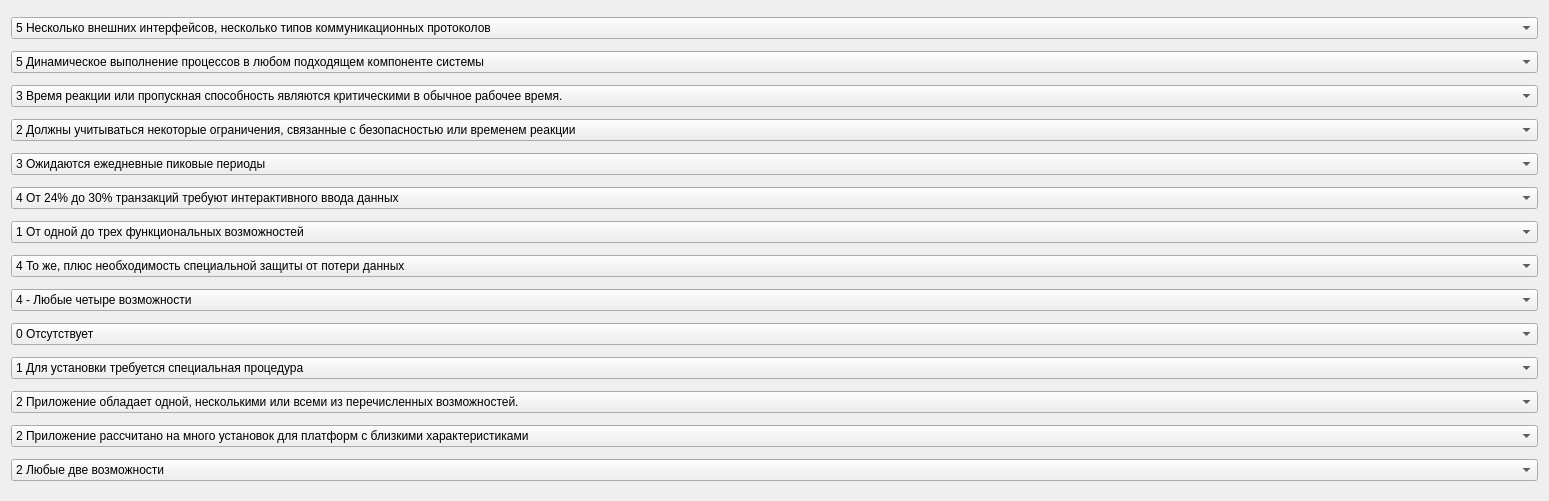
   <widget class="QWidget" name="verticalLayoutWidget">
    <property name="geometry">
     <rect>
      <x>40</x>
      <y>50</y>
      <width>71</width>
      <height>501</height>
     </rect>
    </property>
    <layout class="QVBoxLayout" name="verticalLayout">
     <item>
      <widget class="QComboBox" name="Data_trans">
       <property name="currentIndex">
        <number>5</number>
       </property>
       <item>
        <property name="text">
         <string>0 Полностью пакетная обработка на локальном ПК</string>
        </property>
       </item>
       <item>
        <property name="text">
         <string>1 Пакетная обработка, удаленный ввод данных или удаленная печать</string>
        </property>
       </item>
       <item>
        <property name="text">
         <string>2 Пакетная обработка, удаленный ввод данных и удаленная печать</string>
        </property>
       </item>
       <item>
        <property name="text">
         <string>3 Сбор данных в режиме &quot;онлайн&quot; или дистанционная обработка, связанная с пакетным процессом</string>
        </property>
       </item>
       <item>
        <property name="text">
         <string>4 Несколько внешних интерфейсов, один тип коммуникационного протокола</string>
        </property>
       </item>
       <item>
        <property name="text">
         <string>5 Несколько внешних интерфейсов, несколько типов коммуникационных протоколов</string>
        </property>
       </item>
      </widget>
     </item>
     <item>
      <widget class="QComboBox" name="Data_proc">
       <property name="currentIndex">
        <number>5</number>
       </property>
       <item>
        <property name="text">
         <string>0 Передача данных или процессов между компонентами системы отсутствует</string>
        </property>
       </item>
       <item>
        <property name="text">
         <string>1  Приложение готовит данные для обработки на ПК конечного пользователя</string>
        </property>
       </item>
       <item>
        <property name="text">
         <string>2 Данные готовятся для передачи, затем передаются и обрабатываются на другом компоненте системы (не на ПК конечного пользователя)</string>
        </property>
       </item>
       <item>
        <property name="text">
         <string>3 Распределенная обработка и передача данных в режиме «онлайн» только в одном направлении</string>
        </property>
       </item>
       <item>
        <property name="text">
         <string>4 Распределенная обработка и передача данных в режиме «онлайн» в обоих направлениях</string>
        </property>
       </item>
       <item>
        <property name="text">
         <string>5 Динамическое выполнение процессов в любом подходящем компоненте системы</string>
        </property>
       </item>
      </widget>
     </item>
     <item>
      <widget class="QComboBox" name="Performance">
       <property name="currentIndex">
        <number>3</number>
       </property>
       <item>
        <property name="text">
         <string>0 К системе не предъявляется специальных требований, касающихся производительности</string>
        </property>
       </item>
       <item>
        <property name="text">
         <string>1 Требования к производительности определены, но не требуется никаких специальных действий</string>
        </property>
       </item>
       <item>
        <property name="text">
         <string>2 Время реакции или пропускная способность являются критическими в пиковые периоды.</string>
        </property>
       </item>
       <item>
        <property name="text">
         <string>3 Время реакции или пропускная способность являются критическими в обычное рабочее время.</string>
        </property>
       </item>
       <item>
        <property name="text">
         <string>4 То же, кроме того, пользовательские требования к производительности достаточно серьезны, чтобы ее необходимо было анализировать на стадии проектирования</string>
        </property>
       </item>
       <item>
        <property name="text">
         <string>5 То же, кроме того, на стадиях проектирования, разработки и (или) реализации используются специальные средства анализа</string>
        </property>
       </item>
      </widget>
     </item>
     <item>
      <widget class="QComboBox" name="Exp_limit">
       <property name="currentIndex">
        <number>2</number>
       </property>
       <item>
        <property name="text">
         <string>0 Какие-либо явные или неявные ограничения отсутствуют</string>
        </property>
       </item>
       <item>
        <property name="text">
         <string>1 Эксплуатационные ограничения присутствуют, но не требуют никаких специальных усилий</string>
        </property>
       </item>
       <item>
        <property name="text">
         <string>2 Должны учитываться некоторые ограничения, связанные с безопасностью или временем реакции</string>
        </property>
       </item>
       <item>
        <property name="text">
         <string>3 Должны учитываться конкретные требования к процессору со стороны конкретных компонентов приложения</string>
        </property>
       </item>
       <item>
        <property name="text">
         <string>4 Заданные эксплуатационные ограничения требуют специальных ограничений на выполнение приложения в центральном или выделенном процессоре</string>
        </property>
       </item>
       <item>
        <property name="text">
         <string>5 То же, кроме того, специальные ограничения затрагивают распределенные компоненты системы</string>
        </property>
       </item>
      </widget>
     </item>
     <item>
      <widget class="QComboBox" name="Rate_trans">
       <property name="currentIndex">
        <number>3</number>
       </property>
       <item>
        <property name="text">
         <string>0 Пиковых периодов не ожидается</string>
        </property>
       </item>
       <item>
        <property name="text">
         <string>1 Ожидаются пиковые периоды (ежемесячные, ежеквартальные, ежегодные)</string>
        </property>
       </item>
       <item>
        <property name="text">
         <string>2 Ожидаются еженедельные пиковые периоды</string>
        </property>
       </item>
       <item>
        <property name="text">
         <string>3 Ожидаются ежедневные пиковые периоды</string>
        </property>
       </item>
       <item>
        <property name="text">
         <string>4 Высокая частота транзакций требует анализа производительности на стадии проектирования</string>
        </property>
       </item>
       <item>
        <property name="text">
         <string>5 То же, кроме того, на стадиях проектирования, разработки и (или) внедрения необходимо использовать специальные средства анализа производительности</string>
        </property>
       </item>
      </widget>
     </item>
     <item>
      <widget class="QComboBox" name="Input">
       <property name="currentIndex">
        <number>4</number>
       </property>
       <item>
        <property name="text">
         <string>0 Все транзакции обрабатываются в пакетном режиме</string>
        </property>
       </item>
       <item>
        <property name="text">
         <string>1 От 1% до 7% транзакций требуют интерактивного ввода данных</string>
        </property>
       </item>
       <item>
        <property name="text">
         <string>2 От 8% до 15% транзакций требуют интерактивного ввода данных</string>
        </property>
       </item>
       <item>
        <property name="text">
         <string>3 От 16% до 23% транзакций требуют интерактивного ввода данных</string>
        </property>
       </item>
       <item>
        <property name="text">
         <string>4 От 24% до 30% транзакций требуют интерактивного ввода данных</string>
        </property>
       </item>
       <item>
        <property name="text">
         <string>5 Более 30% транзакций требуют интерактивного ввода данных</string>
        </property>
       </item>
      </widget>
     </item>
     <item>
      <widget class="QComboBox" name="Effect_work">
       <property name="currentIndex">
        <number>1</number>
       </property>
       <item>
        <property name="text">
         <string>0 Ни одной из перечисленных функциональных возможностей</string>
        </property>
       </item>
       <item>
        <property name="text">
         <string>1 От одной до трех функциональных возможностей</string>
        </property>
       </item>
       <item>
        <property name="text">
         <string>2 От четырех до пяти функциональных возможностей</string>
        </property>
       </item>
       <item>
        <property name="text">
         <string>3 Шесть или более функциональных возможностей при отсутствии конкретных пользовательских требований к эффективности</string>
        </property>
       </item>
       <item>
        <property name="text">
         <string>4 То же, кроме того, пользовательские требования к эффективности требуют специальных проектных решений для учета эргономических факторов (например, минимизации нажатий клавиш, максимизации значений по умолчанию, использования шаблонов)</string>
        </property>
       </item>
       <item>
        <property name="text">
         <string>5 То же, кроме того, пользовательские требования к эффективности требуют применения специальных средств и процессов, демонстрирующих их выполнение</string>
        </property>
       </item>
      </widget>
     </item>
     <item>
      <widget class="QComboBox" name="Update">
       <property name="currentIndex">
        <number>4</number>
       </property>
       <item>
        <property name="text">
         <string>0 Отсутствует</string>
        </property>
       </item>
       <item>
        <property name="text">
         <string>1 Онлайновое обновление от одного до трех управляющих файлов Объем обновлений незначителен, восстановление несложно</string>
        </property>
       </item>
       <item>
        <property name="text">
         <string>2 Онлайновое обновление четырех или более управляющих файлов Объем обновлений незначителен, восстановление несложно</string>
        </property>
       </item>
       <item>
        <property name="text">
         <string>3 Онлайновое обновление основных внутренних логических файлов</string>
        </property>
       </item>
       <item>
        <property name="text">
         <string>4 То же, плюс необходимость специальной защиты от потери данных</string>
        </property>
       </item>
       <item>
        <property name="text">
         <string>5 То же, кроме того, большой объем данных требует учета затрат на процесс восстановления. Требуются автоматизированные процедуры восстановления с минимальным вмешательством оператора</string>
        </property>
       </item>
      </widget>
     </item>
     <item>
      <widget class="QComboBox" name="Cplx">
       <property name="currentIndex">
        <number>4</number>
       </property>
       <item>
        <property name="text">
         <string>0 - Ни одной из перечисленных функциональных возможностей</string>
        </property>
       </item>
       <item>
        <property name="text">
         <string>1 - Любая одна из возможностей</string>
        </property>
       </item>
       <item>
        <property name="text">
         <string>2 - Любые две возможности</string>
        </property>
       </item>
       <item>
        <property name="text">
         <string>3 - Любые три возможности</string>
        </property>
       </item>
       <item>
        <property name="text">
         <string>4 - Любые четыре возможности</string>
        </property>
       </item>
       <item>
        <property name="text">
         <string>5 - Все пять возможностей</string>
        </property>
       </item>
      </widget>
     </item>
     <item>
      <widget class="QComboBox" name="Repeat">
       <item>
        <property name="text">
         <string>0 Отсутствует</string>
        </property>
       </item>
       <item>
        <property name="text">
         <string>1 Повторное использование кода внутри одного приложения</string>
        </property>
       </item>
       <item>
        <property name="text">
         <string>2 Не более 10% приложений будут использоваться более чем одним пользователем</string>
        </property>
       </item>
       <item>
        <property name="text">
         <string>3 Более 10% приложений будут использоваться более чем одним пользователем</string>
        </property>
       </item>
       <item>
        <property name="text">
         <string>4 Приложение оформляется как продукт и (или) документируется для облегчения повторного использования. Настройка приложения выполняется пользователем на уровне исходного кода</string>
        </property>
       </item>
       <item>
        <property name="text">
         <string>5 То же, с возможностью параметрической настройки приложений</string>
        </property>
       </item>
      </widget>
     </item>
     <item>
      <widget class="QComboBox" name="Easy_inst">
       <property name="currentIndex">
        <number>1</number>
       </property>
       <item>
        <property name="text">
         <string>0 К установке не предъявляется никаких специальных требований</string>
        </property>
       </item>
       <item>
        <property name="text">
         <string>1 Для установки требуется специальная процедура</string>
        </property>
       </item>
       <item>
        <property name="text">
         <string>2 Заданы пользовательские требования к конвертированию (переносу существующих данных и приложений в новую систему) и установке, должны быть обеспечены и проверены соответствующие руководства. Конвертированию не придается важное значение</string>
        </property>
       </item>
       <item>
        <property name="text">
         <string>3 То же, однако конвертированию придается важное значение</string>
        </property>
       </item>
       <item>
        <property name="text">
         <string>4 То же, что и в случае 2, плюс наличие автоматизированных средств конвертирования и установки</string>
        </property>
       </item>
       <item>
        <property name="text">
         <string>5 То же, что и в случае 3, плюс наличие автоматизированных средств конвертирования и установки</string>
        </property>
       </item>
      </widget>
     </item>
     <item>
      <widget class="QComboBox" name="Easy_exp">
       <property name="currentIndex">
        <number>2</number>
       </property>
       <item>
        <property name="text">
         <string>0 К эксплуатации не предъявляется никаких специальных требований, за исключением обычных процедур резервного копирования</string>
        </property>
       </item>
       <item>
        <property name="text">
         <string>1 Приложение обладает одной, несколькими или всеми из перечисленных возможностей.</string>
        </property>
       </item>
       <item>
        <property name="text">
         <string>2 Приложение обладает одной, несколькими или всеми из перечисленных возможностей.</string>
        </property>
       </item>
       <item>
        <property name="text">
         <string>3 Приложение обладает одной, несколькими или всеми из перечисленных возможностей.</string>
        </property>
       </item>
       <item>
        <property name="text">
         <string>4 Приложение обладает одной, несколькими или всеми из перечисленных возможностей.</string>
        </property>
       </item>
       <item>
        <property name="text">
         <string>5 Вмешательство оператора требуется только при запуске и завершении работы системы. Обеспечивается автоматическое восстановление работоспособности приложения после сбоев и ошибок</string>
        </property>
       </item>
      </widget>
     </item>
     <item>
      <widget class="QComboBox" name="Amount_setup">
       <property name="currentIndex">
        <number>2</number>
       </property>
       <item>
        <property name="text">
         <string>0 Приложение рассчитано на установку у одного пользователя</string>
        </property>
       </item>
       <item>
        <property name="text">
         <string>1 Приложение рассчитано на много установок для строго стандартной платформы (технические средства + программное обеспечение)</string>
        </property>
       </item>
       <item>
        <property name="text">
         <string>2 Приложение рассчитано на много установок для платформ с близкими характеристиками</string>
        </property>
       </item>
       <item>
        <property name="text">
         <string>3 Приложение рассчитано на много установок для различных платформ</string>
        </property>
       </item>
       <item>
        <property name="text">
         <string>4 То же, что в случаях 1 или 2, плюс наличие документации и планов поддержки всех установленных копий приложения</string>
        </property>
       </item>
       <item>
        <property name="text">
         <string>5 То же, что в случае 3, плюс наличие документации и планов поддержки всех установленных копий приложения</string>
        </property>
       </item>
      </widget>
     </item>
     <item>
      <widget class="QComboBox" name="Agile">
       <property name="currentIndex">
        <number>2</number>
       </property>
       <item>
        <property name="text">
         <string>0 Ни одной из перечисленных функциональных возможностей</string>
        </property>
       </item>
       <item>
        <property name="text">
         <string>1 Любая одна из возможностей</string>
        </property>
       </item>
       <item>
        <property name="text">
         <string>2 Любые две возможности</string>
        </property>
       </item>
       <item>
        <property name="text">
         <string>3 Любые три возможности</string>
        </property>
       </item>
       <item>
        <property name="text">
         <string>4 Любые четыре возможности</string>
        </property>
       </item>
       <item>
        <property name="text">
         <string>5 Все пять возможностей</string>
        </property>
       </item>
      </widget>
     </item>
    </layout>
   </widget>
